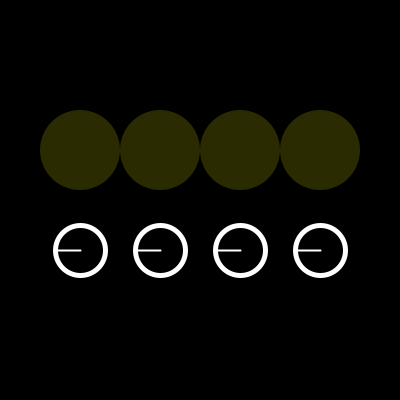
Frame 1 (no input)
Frame 60 (the mouse pressed at the canvas centre just before this capture): identical to frame 1, image omitted
Frame 120 (the mouse held since frame 60 and released just before this capture): identical to frame 1, image omitted

The Processing sketch that drew this single still picture (run headless with seeded random() and noise(); from frame 60 on, the mouse is pressed at the canvas centre):

// Processing sketch: ABalancedLife
// ── ABalancedLife.pde
Dial[] dials;
float D;
float d;
PVector mousePos;

void setup() {
  size(400, 400);
  colorMode(HSB);
  D = width/5;
  d = width/8;
  dials = new Dial[4];
  for (int i = 0; i < dials.length; i++) {
    dials[i] = new Dial((i+1)*width/5, height/2);
  }
  //dials[0].isSelected = true;
  textAlign(CENTER);
  textSize(20);
  mousePos = new PVector(width/2, height/2);
}

void draw() {
  background(0);
  mousePos.set(mouseX, mouseY);
  for (Dial dial : dials) {
    dial.update(mapMouse2Angle());
    dial.show();
  }
  fill(255);
  //text(str(mouseY) + " --> " + str(int(map(mouseY,0,255,0,360))), width/2, 20);
}

void mouseReleased() {
  for (Dial dial : dials) {
    if (PVector.dist(mousePos, dial.dPos) < d/2) {
      dial.isSelected = true;
    } else {
      dial.isSelected = false;
    }
  }
}

float mapMouse2Angle() {
  for (Dial dial : dials) {
    if (dial.isSelected) {
      PVector mouse2Angle = PVector.sub(mousePos, dial.dPos);
      return mouse2Angle.heading();
    }
  }
  return 0;
}

// ── Dial.pde
class Dial {
  // A dial has an angular position mapped to its brightness
  float a;
  int brightness;
  PVector dPos;
  PVector lPos;
  boolean isSelected;
  Dial(float x, float y) {
    a = PI;
    brightness = 43;
    dPos = new PVector(x, y + d);
    lPos = new PVector(x, y - d);
    isSelected = false;
  }

  void update(float angle) {
    if (isSelected) {
      a = angle;
      brightness = int(map(a, 0, TWO_PI, 50, 255));
    }
  }

  void show() {
    // dial
    strokeWeight(5);
    if (isSelected) {
      stroke(95,255,255);
    } else {
      stroke(255);
    }
    noFill();
    ellipse(dPos.x, dPos.y, d, d);
    
    // lights
    noStroke();
    //fill(int(map(mouseY,0,255,0,360)), 255, 255);
    fill(43, 255, brightness);
    ellipse(lPos.x, lPos.y, D, D);
    stroke(255);
    strokeWeight(2);
    line(dPos.x, dPos.y, dPos.x + (d/2)*cos(a), dPos.y + (d/2)*sin(a));
  }
}
